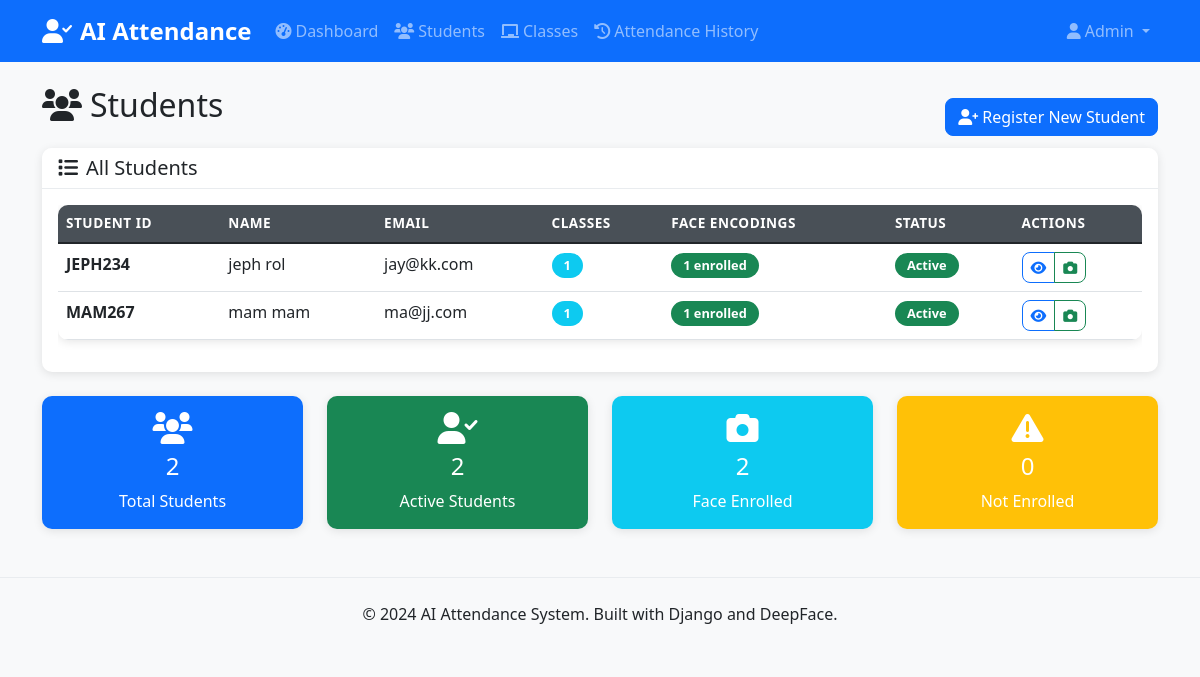
The page /students/ on the database its author committed.
### attendance/models.py (models this page shows, shortened)
class Student(models.Model):
    SEMESTER_CHOICES = [
        ('1', 'First Semester'),
        ('2', 'Second Semester'),
    ]
    user = models.OneToOneField('CustomUser', on_delete=models.CASCADE, related_name='student_profile', null = True)
    student_id = models.CharField(max_length=20, unique=True)
    enrolled_classes = models.ManyToManyField(Class, related_name='students', blank=True)
    year_of_study = models.CharField(max_length=20, blank=True)
    department = models.ForeignKey(Department, on_delete=models.CASCADE, related_name='students', null=True, blank=True)
    level = models.ForeignKey(Level, on_delete=models.CASCADE, related_name='students', null=True, blank=True)
    semester = models.CharField(max_length=1, choices=SEMESTER_CHOICES, blank=True)
    phone = models.CharField(max_length=20, blank=True)
    created_at = models.DateTimeField(auto_now_add=True)
    is_active = models.BooleanField(default=True)
    class Meta:
        ordering = ['student_id']
    @property
    def full_name(self):
        return self.user.get_full_name() or self.user.username
    @property
    def email(self):
        return self.user.email
    @property
    def phone(self):
        return self.user.phone

class CustomUser(AbstractUser):
    POSITION_CHOICES = [
        ('student', 'Student'),
        ('lecturer', 'Lecturer'),
    ]
    position = models.CharField(
        max_length=10,
        choices=POSITION_CHOICES,
        default='student',
        help_text='User position in the system'
    )
    phone = models.CharField(max_length=20, blank=True, null=True)
    student_id = models.CharField(max_length=20, blank=True, null=True, unique=True)

### attendance/views.py (the view)
# urls.py: path('students/', views.student_list, name='student_list'),
def student_list(request):
    students = Student.objects.filter(is_active=True).prefetch_related('enrolled_classes')
    paginator = Paginator(students, 20)
    page_number = request.GET.get('page')
    page_obj = paginator.get_page(page_number)
    context = {
        'page_obj': page_obj,
        'students': page_obj,
    }
    return render(request, 'attendance/student_list.html', context)

### templates/attendance/student_list.html (shortened to what this page needs)
{% extends 'attendance/base.html' %}
{% load static %}
{% block page_header %}
<div class="row">
    <div class="col-12">
        <div class="d-flex justify-content-between align-items-center">
            <h1 class="h2 mb-4">
                <i class="fas fa-users me-2"></i>Students
            </h1>
            <a href="{% url 'student_register' %}" class="btn btn-primary">
                <i class="fas fa-user-plus me-1"></i>Register New Student
            </a>
        </div>
    </div>
</div>
{% endblock %}
{% block content %}
<div class="row">
    <div class="col-12">
        <div class="card">
            <div class="card-header">
                <h5 class="card-title mb-0">
                    <i class="fas fa-list me-2"></i>All Students
                </h5>
            </div>
            <div class="card-body">
                {% if students %}
                    <div class="table-responsive">
                        <table class="table table-hover">
                            <thead>
                                <tr>
                                    <th>Student ID</th>
                                    <th>Name</th>
                                    <th>Email</th>
                                    <th>Classes</th>
                                    <th>Face Encodings</th>
                                    <th>Status</th>
                                    <th>Actions</th>
                                </tr>
                            </thead>
                            <tbody>
                                {% for student in students %}
                                <tr>
                                    <td><strong>{{ student.student_id }}</strong></td>
                                    <td>{{ student.full_name }}</td>
                                    <td>{{ student.email }}</td>
                                    <td>
                                        <span class="badge bg-info">{{ student.enrolled_classes.count }}</span>
                                    </td>
                                    <td>
                                        {% with encodings_count=student.face_encodings.count %}
                                            {% if encodings_count > 0 %}
                                                <span class="badge bg-success">{{ encodings_count }} enrolled</span>
                                            {% else %}
                                                <span class="badge bg-warning">Not enrolled</span>
                                            {% endif %}
                                        {% endwith %}
                                    </td>
                                    <td>
                                        {% if student.is_active %}
                                            <span class="badge bg-success">Active</span>
                                        {% else %}
                                            <span class="badge bg-secondary">Inactive</span>
                                        {% endif %}
                                    </td>
                                    <td>
                                        <div class="btn-group" role="group">
                                            <a href="{% url 'student_detail' student.student_id %}"
                                               class="btn btn-sm btn-outline-primary" title="View Details">
                                                <i class="fas fa-eye"></i>
                                            </a>
                                            <a href="{% url 'face_enrollment' student.student_id %}"
                                               class="btn btn-sm btn-outline-success" title="Enroll Face">
                                                <i class="fas fa-camera"></i>
                                            </a>
                                        </div>
                                    </td>
                                </tr>
                                {% endfor %}
                            </tbody>
                        </table>
                    </div>
                {% endif %}
            </div>
        </div>
    </div>
</div>
{% if students %}
<div class="row mt-4">
    <div class="col-md-3">
        <div class="card bg-primary text-white">
            <div class="card-body text-center">
                <i class="fas fa-users fa-2x mb-2"></i>
                <h4>{{ page_obj.paginator.count }}</h4>
                <p class="mb-0">Total Students</p>
            </div>
        </div>
    </div>
    <div class="col-md-3">
        <div class="card bg-success text-white">
            <div class="card-body text-center">
                <i class="fas fa-user-check fa-2x mb-2"></i>
                <h4>{{ students|length }}</h4>
                <p class="mb-0">Active Students</p>
            </div>
        </div>
    </div>
    <div class="col-md-3">
        <div class="card bg-info text-white">
            <div class="card-body text-center">
                <i class="fas fa-camera fa-2x mb-2"></i>
                <h4 id="enrolledCount">-</h4>
                <p class="mb-0">Face Enrolled</p>
            </div>
        </div>
    </div>
    <div class="col-md-3">
        <div class="card bg-warning text-white">
            <div class="card-body text-center">
                <i class="fas fa-exclamation-triangle fa-2x mb-2"></i>
                <h4 id="notEnrolledCount">-</h4>
                <p class="mb-0">Not Enrolled</p>
            </div>
        </div>
    </div>
</div>
{% endif %}
{% endblock %}

### static/css/style.css (style rules this page uses)
body { font-family: 'Segoe UI', Tahoma, Geneva, Verdana, sans-serif; background-color: #f8f9fa; }
.card { border: none; border-radius: 10px; box-shadow: 0 2px 10px rgba(0, 0, 0, 0.1); transition: transform 0.2s ease-in-out; }
.card-header { background-color: #fff; border-bottom: 1px solid #e9ecef; border-radius: 10px 10px 0 0 !important; font-weight: 600; }
.btn { border-radius: 8px; font-weight: 500; transition: all 0.2s ease-in-out; }
.table { border-radius: 10px; overflow: hidden; box-shadow: 0 2px 10px rgba(0, 0, 0, 0.1); }
.table thead th { background-color: #495057; color: white; border: none; font-weight: 600; text-transform: uppercase; font-size: 0.85rem; letter-spacing: 0.5px; }
.table tbody tr { transition: background-color 0.2s ease-in-out; }
.badge { font-size: 0.8rem; padding: 6px 12px; border-radius: 20px; }

### rows shown on the page
Student: student_id "JEPH234", full_name "jeph rol", email "jay@kk.com", enrolled_classes.count "1", face_encodings.count "1", shows "Active"
Student: student_id "MAM267", full_name "mam mam", email "ma@jj.com", enrolled_classes.count "1", face_encodings.count "1", shows "Active"

### other values the page prints
{{ page_obj.paginator.count }} "2"
{{ students|length }} "2"
